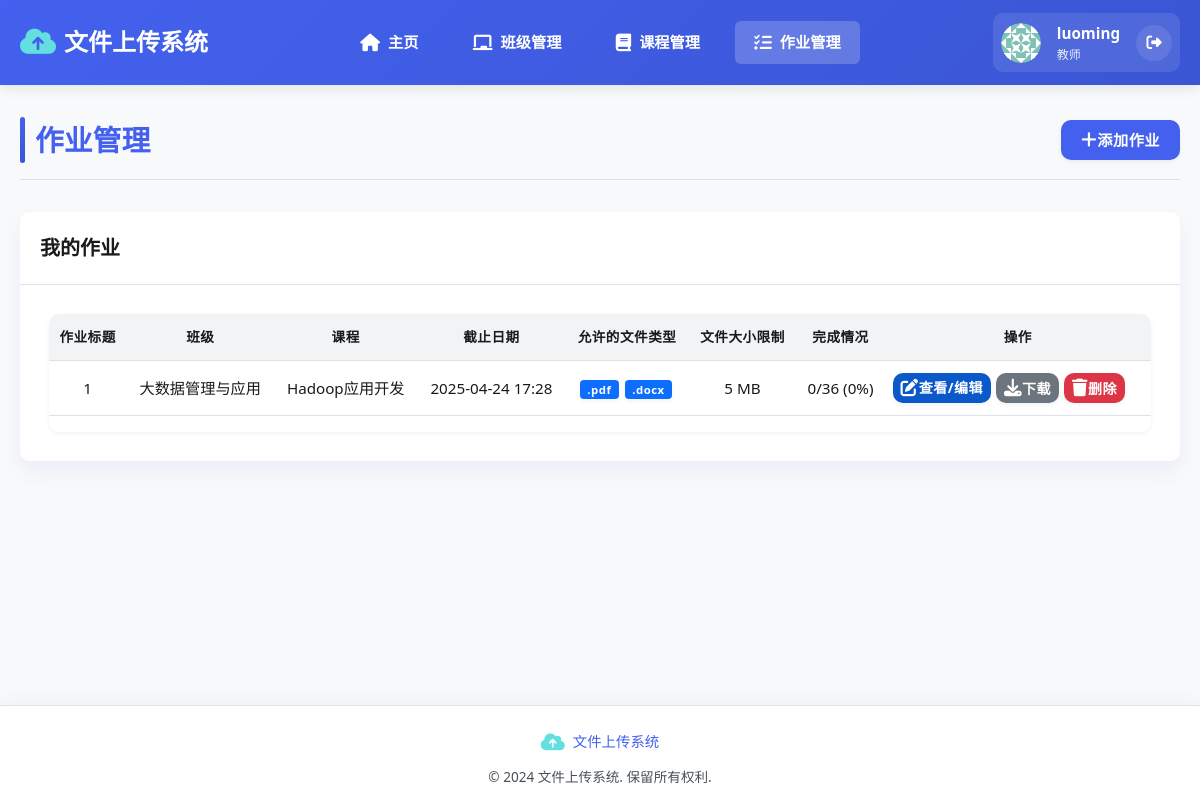
The app's page /assignments (signed in) with its own data.
### app/models/models.py (models this page shows)
class User(Base):
    __tablename__ = "users"
    id = Column(Integer, primary_key=True, index=True)
    username = Column(String, unique=True, index=True)
    hashed_password = Column(String)
    role = Column(String)  # admin, teacher, student
    created_at = Column(DateTime, default=datetime.datetime.now)
    avatar = Column(String, nullable=True)  # 用户头像路径
    organization = Column(String, nullable=True)  # 工作/学习单位
    id_number = Column(String, nullable=True)  # 学号/工号
    phone = Column(String, nullable=True)  # 手机号
    email = Column(String, nullable=True)  # 邮箱
    classes = relationship("Class", secondary=class_student_association, back_populates="students")
    teacher_classes = relationship("Class", back_populates="teacher")
    assignments = relationship("Assignment", back_populates="teacher")
    submissions = relationship("Submission", back_populates="student")

class Assignment(Base):
    __tablename__ = "assignments"
    id = Column(Integer, primary_key=True, index=True)
    title = Column(String, index=True)
    description = Column(String)
    class_id = Column(Integer, ForeignKey("classes.id"))
    course_id = Column(Integer, ForeignKey("courses.id"))
    teacher_id = Column(Integer, ForeignKey("users.id"))
    due_date = Column(DateTime)
    allowed_file_types = Column(String, default=".pdf,.docx")  # 默认允许pdf和docx格式
    max_file_size = Column(Integer, default=5)  # 文件大小限制，单位为MB，默认5MB
    created_at = Column(DateTime, default=datetime.datetime.now)
    class_obj = relationship("Class", back_populates="assignments")
    course = relationship("Course", back_populates="assignments")
    teacher = relationship("User", back_populates="assignments")
    submissions = relationship("Submission", back_populates="assignment")

class Class(Base):
    __tablename__ = "classes"
    id = Column(Integer, primary_key=True, index=True)
    name = Column(String, index=True)
    description = Column(String, nullable=True)
    teacher_id = Column(Integer, ForeignKey("users.id"))
    created_at = Column(DateTime, default=datetime.datetime.now)
    teacher = relationship("User", back_populates="teacher_classes", foreign_keys=[teacher_id])
    students = relationship("User", secondary=class_student_association, back_populates="classes")
    courses = relationship("Course", secondary=course_class_association, back_populates="classes")
    assignments = relationship("Assignment", back_populates="class_obj")

class Course(Base):
    __tablename__ = "courses"
    id = Column(Integer, primary_key=True, index=True)
    name = Column(String, index=True)
    code = Column(String, index=True)
    description = Column(String, nullable=True)
    semester = Column(String)
    teacher_id = Column(Integer, ForeignKey("users.id"))
    created_at = Column(DateTime, default=datetime.datetime.now)
    classes = relationship("Class", secondary=course_class_association, back_populates="courses")
    assignments = relationship("Assignment", back_populates="course")

### app/routers/assignments.py (the view)
@router.get("/assignments", response_class=HTMLResponse, name="assignments")
async def list_assignments(
    request: Request,
    current_user: User = Depends(teacher_required),
    db: Session = Depends(get_db)
):
    if current_user.role == "admin":
        assignments = db.query(Assignment).all()
    else:
        assignments = db.query(Assignment).filter(Assignment.teacher_id == current_user.id).all()
    for assignment in assignments:
        assignment.submissions_count = len(assignment.submissions)
        assignment.total_students = len(assignment.class_obj.students) if assignment.class_obj else 0
    return templates.TemplateResponse(
        "assignments.html",
        {"request": request, "user": current_user, "assignments": assignments}
    )

### templates/assignments.html (shortened to what this page needs)
{% extends "layout.html" %}
{% block content %}
<div class="page-header">
    <h1>作业管理</h1>
    <a href="{{ url_for('create_assignment') }}" class="btn btn-primary"><i class="fas fa-plus"></i> 添加作业</a>
</div>
<div class="card">
    <div class="card-header">
        <h2>我的作业</h2>
    </div>
    <div class="card-body">
        {% if assignments %}
        <div class="table-responsive">
            <table class="table">
                <thead>
                    <tr>
                        <th>作业标题</th>
                        <th>班级</th>
                        <th>课程</th>
                        <th>截止日期</th>
                        <th>允许的文件类型</th>
                        <th>文件大小限制</th>
                        <th>完成情况</th>
                        <th>操作</th>
                    </tr>
                </thead>
                <tbody>
                    {% for assignment in assignments %}
                    <tr>
                        <td>{{ assignment.title }}</td>
                        <td>{{ assignment.class_obj.name }}</td>
                        <td>{{ assignment.course.name }}</td>
                        <td>{{ assignment.due_date.strftime('%Y-%m-%d %H:%M') }}</td>
                        <td>
                            {% set allowed_types = assignment.allowed_file_types.split(',') if assignment.allowed_file_types else ['.pdf', '.docx'] %}
                            {% for type in allowed_types %}
                                <span class="badge badge-info">{{ type }}</span>
                            {% endfor %}
                        </td>
                        <td>{{ assignment.max_file_size if assignment.max_file_size else 5 }} MB</td>
                        <td>
                            {% if assignment.total_students > 0 %}
                            {{ assignment.submissions_count }}/{{ assignment.total_students }}
                            ({{ (assignment.submissions_count / assignment.total_students * 100)|int }}%)
                            {% else %}
                            0/0 (0%)
                            {% endif %}
                        </td>
                        <td>
                            <div class="btn-group">
                                <a href="{{ url_for('view_assignment', assignment_id=assignment.id) }}" class="btn btn-sm btn-info">
                                    <i class="fas fa-edit"></i> 查看/编辑
                                </a>
                                {% if assignment.submissions_count > 0 %}
                                <a href="{{ url_for('download_all_files', assignment_id=assignment.id) }}" class="btn btn-sm btn-success">
                                    <i class="fas fa-download"></i> 下载
                                </a>
                                {% else %}
                                <button class="btn btn-sm btn-secondary" disabled data-toggle="tooltip" data-placement="top" title="暂无学生提交文件，无法下载">
                                    <i class="fas fa-download"></i> 下载
                                </button>
                                {% endif %}
                                <button type="button" onclick="confirmDelete('{{ assignment.id }}', '{{ assignment.title }}')" class="btn btn-sm btn-danger">
                                    <i class="fas fa-trash"></i> 删除
                                </button>
                            </div>
                        </td>
                    </tr>
                    {% endfor %}
                </tbody>
            </table>
        </div>
        {% else %}
        <div class="alert alert-info">
            您还没有创建任何作业。点击"添加作业"按钮创建您的第一个作业。
        </div>
        {% endif %}
    </div>
</div>
{% endblock %}

### templates/layout.html (shortened to what this page needs)
<!DOCTYPE html>
<html lang="zh-CN">
<head>
    <link rel="stylesheet" href="https://cdnjs.cloudflare.com/ajax/libs/font-awesome/6.4.0/css/all.min.css">
    <link rel="stylesheet" href="{{ url_for('static', path='/css/style.css') }}">
</head>
<body>
    <header>
        <div class="container">
            <div class="navbar">
                <a href="/dashboard" class="logo">
                    <i class="fas fa-cloud-upload-alt"></i>
                    <span>文件上传系统</span>
                </a>
                <nav class="nav-links-container">
                    <ul class="nav-links">
                        <li><a href="{{ url_for('dashboard') }}" class="{{ 'active' if request.url.path == '/dashboard' }}"><i class="fas fa-home"></i> 主页</a></li>
                        {% if user.role == 'teacher' or user.role == 'admin' %}
                        <li><a href="{{ url_for('classes') }}" class="{{ 'active' if request.url.path == '/classes' }}"><i class="fas fa-chalkboard"></i> 班级管理</a></li>
                        <li><a href="{{ url_for('courses') }}" class="{{ 'active' if request.url.path == '/courses' }}"><i class="fas fa-book"></i> 课程管理</a></li>
                        <li><a href="{{ url_for('assignments') }}" class="{{ 'active' if request.url.path == '/assignments' }}"><i class="fas fa-tasks"></i> 作业管理</a></li>
                        {% endif %}
                    </ul>
                </nav>
                <div class="user-info">
                    <div class="user-avatar dropdown" id="userAvatarDropdown">
                        <img src="{{ url_for('static', path=user.avatar if user.avatar else '/images/avatar.png') }}" alt="用户头像" class="avatar-toggle" id="avatarToggle">
                    </div>
                    <div class="user-details">
                        <span class="user-name">{{ user.username }}</span>
                        <span class="user-role">{{ user.role|replace('admin', '管理员')|replace('teacher', '教师')|replace('student', '学生') }}</span>
                    </div>
                    <a href="{{ url_for('logout') }}" class="logout-btn"><i class="fas fa-sign-out-alt"></i></a>
                </div>
            </div>
        </div>
    </header>
    <div class="main-content">
        <div class="container">
            <div class="content-wrapper">
                {% block content %}{% endblock %}
            </div>
        </div>
    </div>
    <footer>
        <div class="container">
            <div class="footer-content">
                <div class="footer-logo">
                    <i class="fas fa-cloud-upload-alt"></i>
                    <span>文件上传系统</span>
                </div>
                <p class="copyright">&copy; 2024 文件上传系统. 保留所有权利.</p>
            </div>
        </div>
    </footer>
</body>
</html>

### templates/assignments.html (style rules this page uses)
.btn-group { display: flex; gap: 5px; }
.table td { vertical-align: middle; }
.btn-sm { padding: 0.25rem 0.5rem; font-size: 0.875rem; }
.badge { display: inline-block; margin-right: 2px; padding: 0.35em 0.65em; font-size: 0.75em; font-weight: 700; line-height: 1; color: #fff; text-align: center; white-space: nowrap; vertical-align: baseline; border-radius: 0.25rem; }
.badge-info { background-color: #0d6efd; }

### records on screen
User: username "luoming", role "教师"
Assignment: title "1", class_obj.name "大数据管理与应用", course.name "Hadoop应用开发", due_date "2025-04-24 17:28", allowed_types ".pdf" ".docx", max_file_size "5", submissions_count "0", total_students "36"
